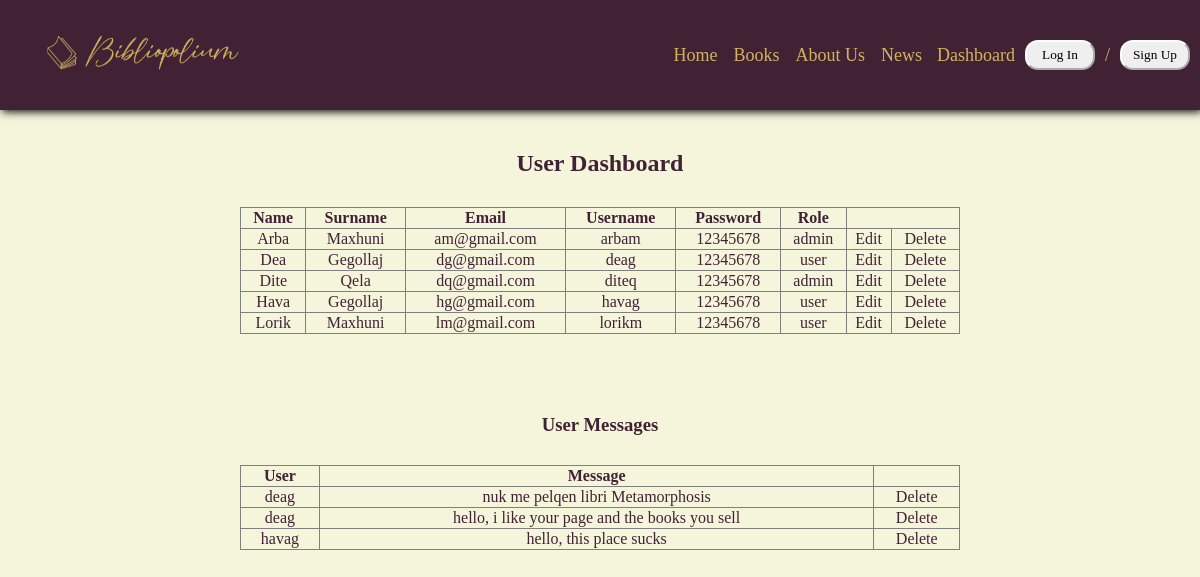
Screenshot of /Dashboard.php with the database file from the repository.
### tables this page shows
CREATE TABLE `users` (
  `Emri` varchar(30) NOT NULL,
  `Mbiemri` varchar(30) NOT NULL,
  `Email` varchar(50) NOT NULL,
  `Username` varchar(15) NOT NULL,
  `Pass` varchar(12) NOT NULL,
  `Roli` varchar(5) NOT NULL
);

CREATE TABLE `kontakti` (
  `Mesazhi` varchar(100) NOT NULL,
  `AddedBy` varchar(30) NOT NULL
);

### UserRepository.php (called while the page is built, shortened)
<?php
    class UserRepository{
        private $connection;
        public function __construct(){
            $conn = new DatabaseConnection;
            $this->connection = $conn->startConnection();
        }
        public function getAllUsers(){
            $conn = $this->connection;
            $sql = "SELECT * FROM users";
            $statement = $conn->query($sql);
            $users = $statement->fetchAll(PDO::FETCH_ASSOC);
            return $users;
        }
    }
?>

### KontaktiRepository.php (called while the page is built, shortened)
<?php
    class KontaktiRepository{
        private $connection;
        public function __construct(){
            $conn = new DatabaseConnection;
            $this->connection = $conn->startConnection();
        }
        public function getAllMesazhi(){
            $conn = $this->connection;
            $sql = "SELECT * FROM Kontakti";
            $statement = $conn->query($sql);
            $kontakt = $statement->fetchAll(PDO::FETCH_ASSOC);
            return $kontakt;
        }
    }
?>

### Dashboard.php (the view, shortened to what this page needs)
<!DOCTYPE html>
<html lang="en">
<head>
    <link rel="stylesheet" href="Dashboard.css">
</head>
<body>
    <header class="h1" style="height: 90px;">
        <div class="logo">
            <img src="logoo.png" alt="logo" height="65px">
        </div>
        <ul>
            <li><a href="Home.php">Home</a></li>
            <div class="dropdown">
                <button class="drop" style="font-family: garamond;"><a href="Books.php" style="text-decoration: none; color: rgb(211, 178, 95);">Books</a></button>
            </div>
            <li><a href="AboutUs.php">About Us</a></li>
            <li><a href="News.php" class="news" style="margin-right: 5px;">News</a></li>
            <li><a href="#top" class="dash">Dashboard</a></li>
            <button class="b"><a style="text-decoration: none; color: black;" href="LogIn.php">Log In</a></button>
            <li>/</li>
            <button class="b"><a style="text-decoration: none; color: black;" href="SignUp.php">Sign Up</a></button>
        </ul>
    </header>
    <main>
        <h2>User Dashboard</h2>
        <table border="1">
            <thead>
                <tr>
                    <th>Name</th>
                    <th>Surname</th>
                    <th>Email</th>
                    <th>Username</th>
                    <th>Password</th>
                    <th>Role</th>
                </tr>
            </thead>
            <tbody>
                <?php
                include_once('UserRepository.php');
                $urep = new UserRepository();
                $users = $urep->getAllUsers();
                foreach($users as $user){
                    echo "<tr>";
                    echo "<td>{$user['Emri']}</td>";
                    echo "<td>{$user['Mbiemri']}</td>";
                    echo "<td>{$user['Email']}</td>";
                    echo "<td>{$user['Username']}</td>";
                    echo "<td>{$user['Pass']}</td>";
                    echo "<td>{$user['Roli']}</td>";
                    echo "<td><a href='EditUser.php?email={$user['Email']}' style='text-decoration: none; color: rgb(65, 34, 52)'>Edit</a></td>";
                    echo "<td><a href='DeleteUser.php?email={$user['Email']}' style='text-decoration: none; color: rgb(65, 34, 52)'>Delete</a></td>";
                    echo "</tr>";
                }
                ?>
            </tbody>
        </table>
        <h3 style="margin-top: 10vh;">User Messages</h3>
        <table border="1">
            <thead>
                <tr>
                    <th>User</th>
                    <th>Message</th>
                </tr>
            </thead>
            <tbody>
                <?php
                include_once('KontaktiRepository.php');
                $krep = new KontaktiRepository();
                $messages = $krep->getAllMesazhi();
                foreach($messages as $message){
                    echo "<tr>";
                    echo "<td>{$message['AddedBy']}</td>";
                    echo "<td>{$message['Mesazhi']}</td>";
                    echo "<td><a href='DeleteMesazhi.php?mesazhi={$message['Mesazhi']}' style='text-decoration: none; color: rgb(65, 34, 52)'>Delete</a></td>";
                    echo "</tr>";
                }
                ?>
            </tbody>
        </table>
    </main>
</body>
</html>

### Dashboard.css (style rules this page uses)
body { background-color: beige; font-family: garamond; margin: 0; padding: 0; box-sizing: border-box; }
.h1 { display: flex; flex-wrap: nowrap; justify-content: space-between; background-color: rgb(65, 34, 52); color: rgb(211, 178, 95); align-items: center; position: sticky; top: 0; box-shadow: 2px 2px 8px #111; padding: 10px; }
ul { display: flex; list-style-type: none; justify-content: space-between; align-items: center; margin: 0; padding: 0; font-size: large; background-color: rgb(65, 34, 52); }
.b { border-color: white; font-family: garamond; border-radius: 13px; height: 30px; width: 70px; }
li { display: flex; flex-wrap: nowrap; justify-content: space-evenly; margin-left: 10px; margin-right: 10px; }
li>a { text-decoration: none; color: rgb(211, 178, 95); }
.drop { background-color: rgb(65, 34, 52); color: rgb(211, 178, 95); font-size: large; height: 50px; border: none; }
.dropdown { position: relative; display: inline-block; }
main { color: rgb(65, 34, 52); text-align: center; display: flex; flex-direction: column; align-items: center; margin-top: 20px; }
table { width: 60%; max-width: 800px; height: auto; border-collapse: collapse; margin-top: 10px; }

### Dashboard.php (style rules this page uses)
@media (min-width: 768px) { .news { margin-left: -4px; } }
@media (min-width: 768px) { .dash { margin-left: -10px; } }

### rows the page displays
users: Emri "Arba", Mbiemri "Maxhuni", Email "am@gmail.com", Username "arbam", Pass "12345678", Roli "admin"
users: Emri "Dea", Mbiemri "Gegollaj", Email "dg@gmail.com", Username "deag", Pass "12345678", Roli "user"
users: Emri "Dite", Mbiemri "Qela", Email "dq@gmail.com", Username "diteq", Pass "12345678", Roli "admin"
users: Emri "Hava", Mbiemri "Gegollaj", Email "hg@gmail.com", Username "havag", Pass "12345678", Roli "user"
users: Emri "Lorik", Mbiemri "Maxhuni", Email "lm@gmail.com", Username "lorikm", Pass "12345678", Roli "user"
kontakti: AddedBy "deag", Mesazhi "nuk me pelqen libri Metamorphosis"
kontakti: AddedBy "deag", Mesazhi "hello, i like your page and the books you sell"
kontakti: AddedBy "havag", Mesazhi "hello, this place sucks"
